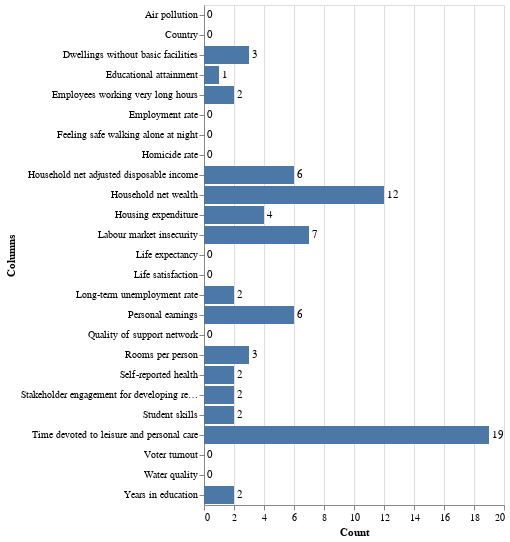

Here is the notebook cell this chart was saved with:
### Code cell
nulls = df.isna().sum()

# convert the binary dataframe into viewing dataframe and create bar chart
visualise_nulls = pd.DataFrame({'Columns': nulls.index, 'Count': nulls.values})

bar = alt.Chart(visualise_nulls).mark_bar().encode(
    x=alt.X('Count:Q'),
    y=alt.Y("Columns:N"),
    text='Count'
)
# add text to label the values of each bar
text = bar.mark_text(
    align='left',
    baseline='middle',
    dx=3
).encode(
    text='Count:Q'
)
bar + text

### Figure 1 — Vega-Lite specification as saved in the notebook (floating-point values rounded to 4 significant figures)
{"config": {"view": {"continuousWidth": 300, "continuousHeight": 300}}, "layer": [{"mark": {"type": "bar"}, "encoding": {"text": {"field": "Count", "type": "quantitative"}, "x": {"field": "Count", "type": "quantitative"}, "y": {"field": "Columns", "type": "nominal"}}}, {"mark": {"type": "text", "align": "left", "baseline": "middle", "dx": 3}, "encoding": {"text": {"field": "Count", "type": "quantitative"}, "x": {"field": "Count", "type": "quantitative"}, "y": {"field": "Columns", "type": "nominal"}}}], "data": {"name": "data-7634f61cfde23dbd72b5b551c46607ac"}, "$schema": "https://vega.github.io/schema/vega-lite/v5.15.1.json", "datasets": {"data-7634f61cfde23dbd72b5b551c46607ac": [{"Columns": "Country", "Count": 0}, {"Columns": "Dwellings without basic facilities", "Count": 3}, {"Columns": "Housing expenditure", "Count": 4}, {"Columns": "Rooms per person", "Count": 3}, {"Columns": "Household net adjusted disposable income", "Count": 6}, {"Columns": "Household net wealth", "Count": 12}, {"Columns": "Labour market insecurity", "Count": 7}, {"Columns": "Employment rate", "Count": 0}, {"Columns": "Long-term unemployment rate", "Count": 2}, {"Columns": "Personal earnings", "Count": 6}, {"Columns": "Quality of support network", "Count": 0}, {"Columns": "Educational attainment", "Count": 1}, {"Columns": "Student skills", "Count": 2}, {"Columns": "Years in education", "Count": 2}, {"Columns": "Air pollution", "Count": 0}, {"Columns": "Water quality", "Count": 0}, {"Columns": "Stakeholder engagement for developing regulations", "Count": 2}, {"Columns": "Voter turnout", "Count": 0}, {"Columns": "Life expectancy", "Count": 0}, {"Columns": "Self-reported health", "Count": 2}, {"Columns": "Life satisfaction", "Count": 0}, {"Columns": "Feeling safe walking alone at night", "Count": 0}, {"Columns": "Homicide rate", "Count": 0}, {"Columns": "Employees working very long hours", "Count": 2}, {"Columns": "Time devoted to leisure and personal care", "Count": 19}]}}
